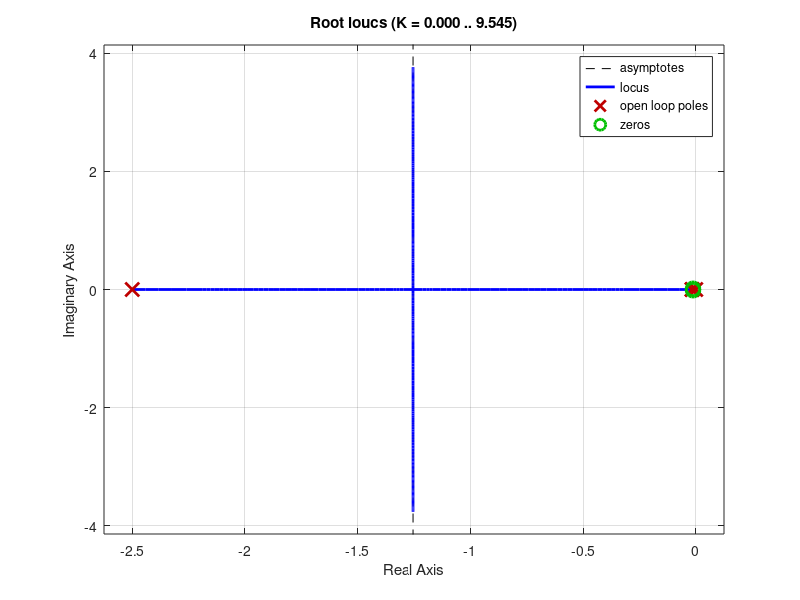

Recreate this plot in MATLAB.
%% PID tuning of the double tank using SIMC
% Kjartan Halvorsen
% 2020-08-27


h0 = 1.275;
uf = 0.015;
yf = 0.88;
K = yf/uf;
ytau = 0.2645*yf;
htau = ytau + h0
tau = 9.3; % Observed from bump test starting form empty tanks
tau = 60; % Observed from bump test starting at h=1.275
%tau=30;

% Tuning parameters
tauc = tau*0.5; % Aggressive
%tauc = tau; % Nominal
%tauc = 2*tau; % Cautious

% Series form
Kc = tau/(tauc*K);
tauI = tau;
tauD = tau;

% Parallel form
kc = Kc * (tauI+tauD)/tauI;
taui = tauI + tauD;
taud = tauI*tauD/(tauI+tauD);

N=10;

tau_t = sqrt(taui*taud)


%% PID control root locus

s = tf('s');
G = K/(s*tau + 1)^2
F = (1 + 1/(80*s) + 40*s/(40/100*s + 1))

figure(2)
clf
rlocus(G*F)




